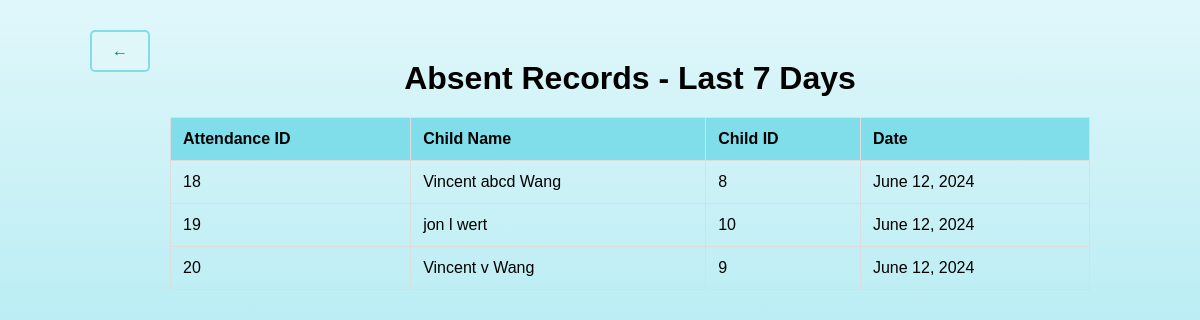
/myapp/absent_last_7_days/, run on the app's committed database.
### myapp/models.py (models this page shows, shortened)
class Attendance(models.Model):
    child = models.ForeignKey(Child, on_delete=models.CASCADE)
    date = models.DateField()
    is_present = models.BooleanField(default=True)

class Child(models.Model):
    first_name = models.CharField(max_length=30)
    middle_name = models.CharField(max_length=30, blank=True, null=True)
    last_name = models.CharField(max_length=30)
    date_of_birth = models.DateField()

### myapp/views.py (the view)
# urls.py: path('absent_last_7_days/', views.absent_last_7_days, name='absent_last_7_days'),
def absent_last_7_days(request):
    today = timezone.now().date()
    last_week = today - timedelta(days=7)
    absent_records = Attendance.objects.filter(date__range=[last_week, today], is_present=False)
    context = {
        'absent_records': absent_records,
        'last_week': last_week,
        'today': today
    }
    return render(request, 'absent_last_7_days.html', context)

### myapp/templates/absent_last_7_days.html (shortened to what this page needs)
<!DOCTYPE html>
<html lang="en">
<head>
</head>
<body>
    <div class="back-button">
        <a href="{% url 'attendance_list' %}" class="button">&larr;</a>
    </div>
    <div class="container">
        <h1>Absent Records - Last 7 Days</h1>
        <table>
            <thead>
                <tr>
                    <th>Attendance ID</th>
                    <th>Child Name</th>
                    <th>Child ID</th>
                    <th>Date</th>
                </tr>
            </thead>
            <tbody>
                {% for record in absent_records %}
                <tr>
                    <td>{{ record.id }}</td>
                    <td>{{ record.child.first_name }} {{ record.child.middle_name }} {{ record.child.last_name }}</td>
                    <td>{{ record.child.id }}</td>
                    <td>{{ record.date }}</td>
                </tr>
                {% endfor %}
            </tbody>
        </table>
    </div>
</body>
</html>

### myapp/templates/absent_last_7_days.html (style rules this page uses)
html, body { height: 100%; margin: 0; padding: 0; font-family: Arial, sans-serif; text-align: center; background: linear-gradient(to bottom, #e0f7fa, #80deea); background-repeat: no-repeat; background-attachment: fixed; }
body { display: flex; justify-content: center; align-items: flex-start; min-height: 100vh; padding-top: 20px; }
.container { width: 80%; padding: 20px; box-sizing: border-box; }
h1 { margin: 20px 0; }
table { width: 100%; margin: 20px 0; border-collapse: collapse; }
th, td { padding: 12px; border: 1px solid #ddd; text-align: left; }
th { background-color: #80deea; }
a.button { display: inline-block; margin: 10px 0; padding: 10px 20px; background-color: #e0f7fa; border: 2px solid #80deea; border-radius: 5px; text-decoration: none; color: #00796b; }

### data on the page
Attendance: id "18", child.first_name "Vincent", child.middle_name "abcd", child.last_name "Wang", child.id "8", date "June 12, 2024"
Attendance: id "19", child.first_name "jon", child.middle_name "l", child.last_name "wert", child.id "10", date "June 12, 2024"
Attendance: id "20", child.first_name "Vincent", child.middle_name "v", child.last_name "Wang", child.id "9", date "June 12, 2024"
